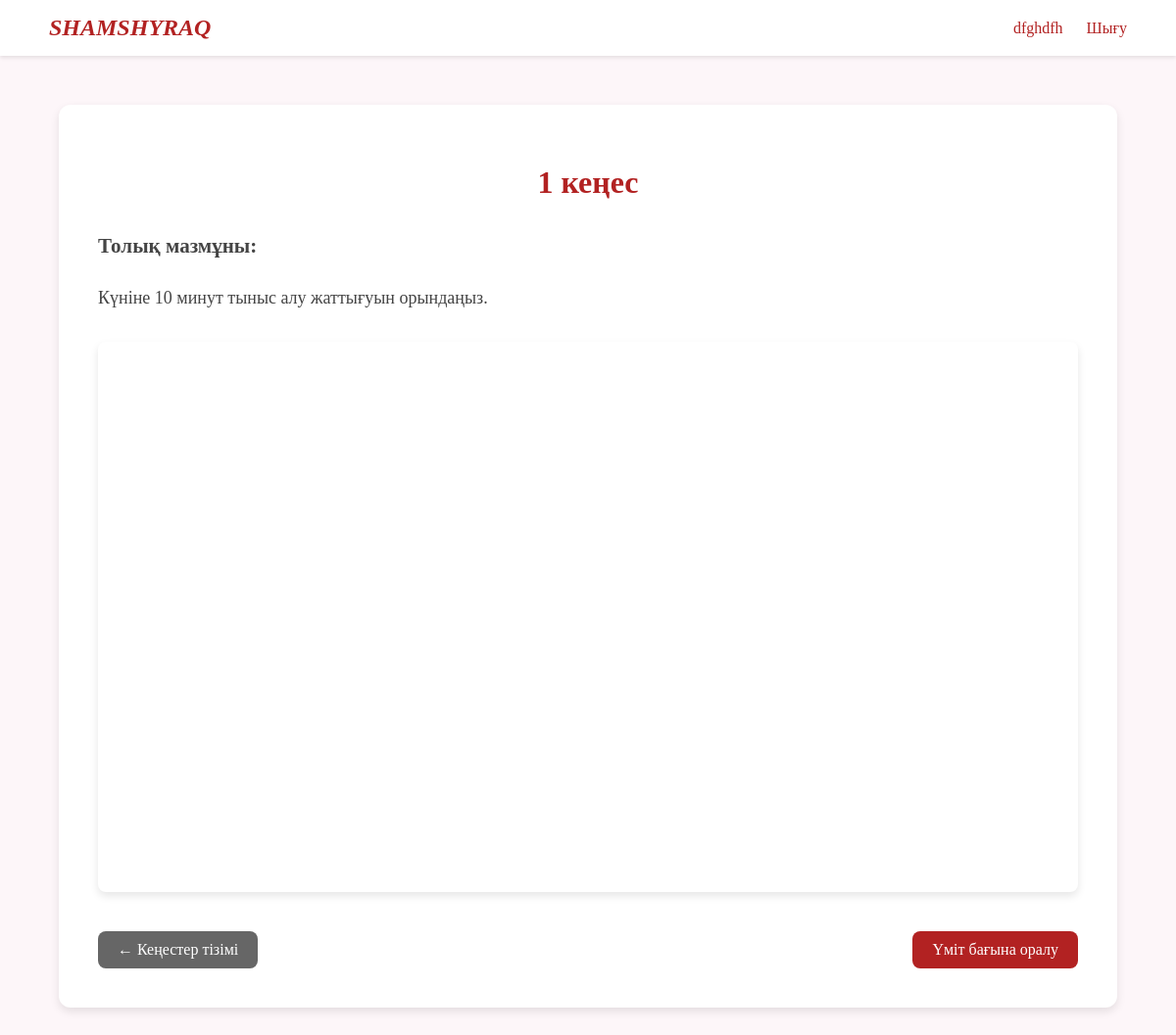
Screenshot of /advice/1 (signed in) with the database file from the repository.
### tables this page shows
CREATE TABLE "advice" (
	"id"	INTEGER,
	"name"	TEXT,
	"content"	TEXT,
	"video_url"	TEXT,
	PRIMARY KEY("id" AUTOINCREMENT)
);

### main.py (the view)
@app.get("/advice/{advice_id}", response_class=HTMLResponse)
def read_advice_detail(request: Request, advice_id: int, db: Database = Depends(get_db)):
    user = require_auth(request)
    if isinstance(user, RedirectResponse):
        return user
    advice = db.get_advice_by_id(advice_id)
    if not advice:
        return templates.TemplateResponse("error.html", {
            "request": request,
            "title": "Қате",
            "user": user,
            "error": "Кеңес табылмады"
        })
    if user:
        db.add_view_history(user["id"], "advice", advice_id, advice["name"])
    return templates.TemplateResponse("advice_detail.html", {
        "request": request,
        "title": advice["name"],
        "user": user,
        "advice": advice
    })

### templates/advice_detail.html (shortened to what this page needs)
<!DOCTYPE html>
<html lang="kk">
<head>
</head>
<body>
    <nav class="navbar">
        <a href="/" class="logo">SHAMSHYRAQ</a>
        <div class="nav-links">
            {% if user %}
                <span style="color: #B22222; margin-right: 20px;">{{ user.name }}</span>
                <a href="/logout" style="text-decoration: none; color: #B22222;">Шығу</a>
            {% endif %}
        </div>
    </nav>
    <div class="container">
        <h1>{{ advice.name }}</h1>
        <div class="advice-content">
            <h3>Толық мазмұны:</h3>
            <p>{{ advice.content }}</p>
        </div>
        {% if advice.video_url %}
<div class="video-container">
    {% set vid = advice.video_url
        | replace('https://www.youtube.com/watch?v=', '')
        | replace('https://youtu.be/', '')
        | replace('&t=', '?t=') %}
    <iframe
        src="https://www.youtube.com/embed/{{ vid }}"
        frameborder="0"
        allowfullscreen>
    </iframe>
</div>
{% endif %}
        <div class="button-group">
            <a href="/advice" class="btn back-btn">← Кеңестер тізімі</a>
            <a href="/hope" class="btn">Үміт бағына оралу</a>
        </div>
    </div>
</body>
</html>

### templates/advice_detail.html (style rules this page uses)
body { font-family: 'Times New Roman'; background: #FDF6F9; margin: 0; padding: 0; }
.navbar { display: flex; justify-content: space-between; align-items: center; padding: 15px 50px; background-color: #fff; box-shadow: 0 2px 4px rgba(0,0,0,0.1); }
.navbar .logo { font-size: 24px; font-weight: bold; font-style: italic; color: #B22222; text-decoration: none; }
.container { max-width: 1000px; margin: 50px auto; background: #fff; border-radius: 12px; padding: 40px; box-shadow: 0 4px 10px rgba(0,0,0,0.1); }
h1 { color: #B22222; margin-bottom: 20px; text-align: center; }
.advice-content { margin: 30px 0; font-size: 18px; line-height: 1.6; color: #444; text-align: justify; }
.video-container { position: relative; width: 100%; padding-bottom: 56.25%; height: 0; margin: 30px 0; border-radius: 8px; overflow: hidden; box-shadow: 0 4px 8px rgba(0,0,0,0.1); }
.video-container iframe { position: absolute; top: 0; left: 0; width: 100%; height: 100%; }
.button-group { display: flex; justify-content: space-between; margin-top: 40px; }
button, .btn { background: #B22222; color: white; padding: 10px 20px; border: none; border-radius: 8px; cursor: pointer; text-decoration: none; display: inline-block; font-size: 16px; }
.back-btn { background: #666; }

### rows the page displays
advice: name "1 кеңес", content "Күніне 10 минут тыныс алу жаттығуын орындаңыз."

### other values shown
{{ user.name }} "dfghdfh"
